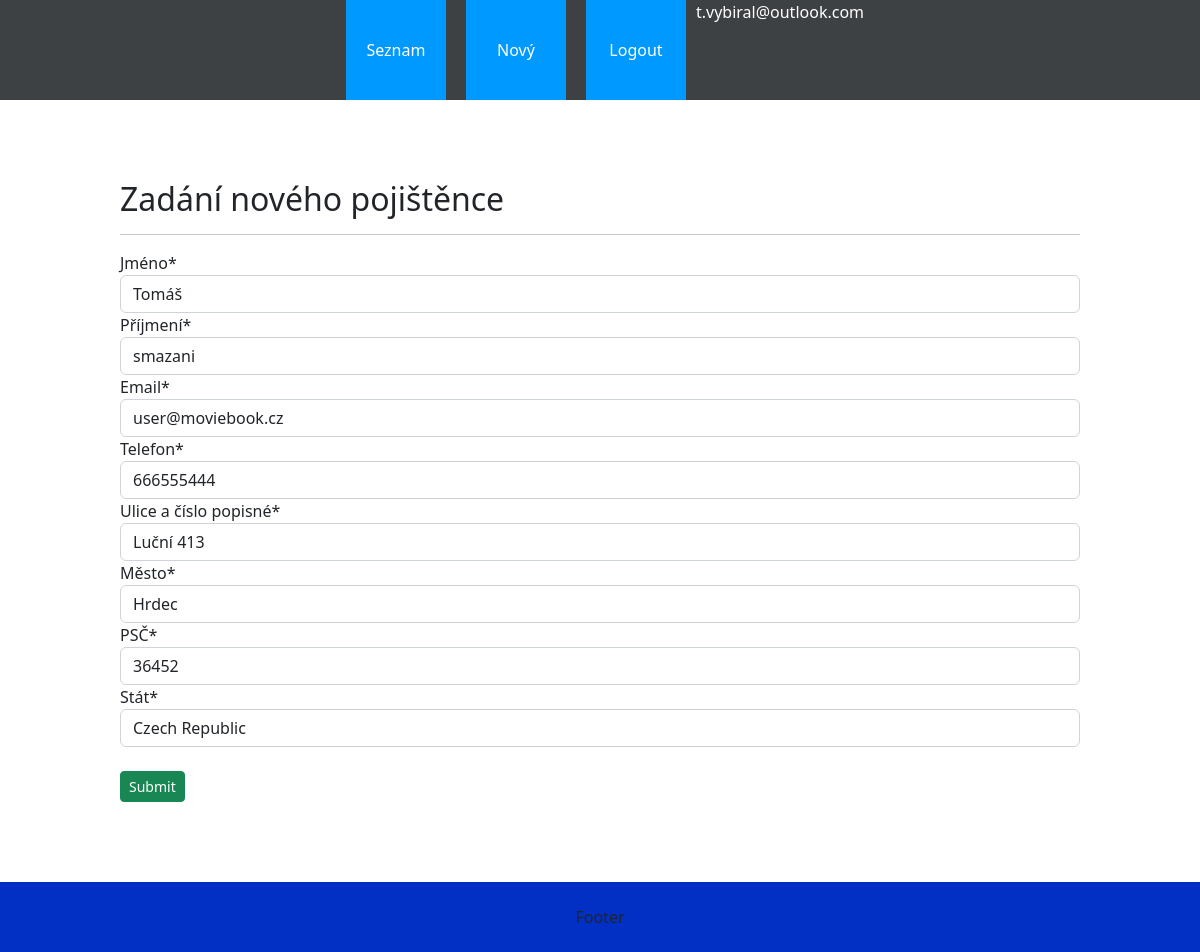
/pojistenci/19/edit/ (signed in), run on the app's committed database.
### pojistenci/models.py (models this page shows, shortened)
class Uzivatel(AbstractBaseUser):
    email = models.EmailField(max_length=300, unique=True)
    is_admin = models.BooleanField(default=False)
    class Meta:
        verbose_name = 'Uživatel'
        verbose_name_plural = 'Uživatelé'
    objects = UzivatelManager()
    USERNAME_FIELD = 'email'

class Pojistenec(models.Model):
    jmeno = models.CharField(max_length=200, verbose_name='Jméno')
    prijmeni = models.CharField(max_length=200, verbose_name='Příjmení')
    email = models.EmailField(max_length=200)
    telefon = models.CharField(max_length=15, verbose_name='Telefon')
    ulice_cp = models.CharField(
        max_length=200, verbose_name='Ulice a číslo popisné')
    mesto = models.CharField(max_length=100, verbose_name='Město')
    psc = models.CharField(max_length=9, verbose_name='PSČ')
    stat = models.ForeignKey(
        Stat, on_delete=models.SET_NULL, null=True, verbose_name='Stát')
    def __init__(self, *args, **kwargs):
        super(Pojistenec, self).__init__(*args, **kwargs)
    class Meta:
        verbose_name = 'Pojištěnec'
        verbose_name_plural = 'Pojištěnci'

class Stat(models.Model):
    stat = models.CharField(max_length=50)
    ordering = ['-stat']
    def __str__(self) -> str:
        return self.stat
    class Meta:
        verbose_name = 'Stát'
        verbose_name_plural = 'Státy'

### pojistenci/views.py (the view, shortened to what this page needs)
# urls.py: path('<str:pk>/edit/', views.EditPojistenec.as_view(), name='edit_pojistenec'),
class EditPojistenec(LoginRequiredMixin, generic.edit.CreateView):
    form_class = PojistenecForm
    template_name = 'pojistenci/create_pojistenec.html'
    def get(self, request, pk):
        if not request.user.is_admin:
            messages.info(request, 'Nemáš práva na úpravu pojištěnce.')
            return redirect(reverse('home'))
        try:
            pojistenec = Pojistenec.objects.get(pk=pk)
        except:
            messages.error(request, 'Tento pojištěnec neexistuje.')
            return redirect('home')
        form = self.form_class(instance=pojistenec)
        return render(request, self.template_name, {'form': form})

### pojistenci/forms.py
class PojistenecForm(forms.ModelForm):
    class Meta:
        model = Pojistenec
        fields = ['jmeno', 'prijmeni', 'email',
                  'telefon', 'ulice_cp', 'mesto', 'psc', 'stat']

### pojistenci/templates/pojistenci/create_pojistenec.html (shortened to what this page needs)
{% extends "base.html" %}
{% load crispy_forms_tags %}
{% block content %}
<h2>Zadání nového pojištěnce</h2>
<hr>
<form method="POST">
    {{ form|crispy }} <br>
    <input class="btn btn-sm btn-success" type="submit">
</form>
{% endblock %}

### pojistenci/templates/base.html (shortened to what this page needs)
<!DOCTYPE html>
<html lang="cs">
<head>
    {% load static %}
    <link rel="stylesheet" href="{% static 'css/style.css' %}" type="text/css">
    <link rel="stylesheet" href="{% static 'css/bootstrap.min.css' %}" type = "text/css"/>
</head>
<body>
    <nav>
        <div class="flex_box">
            <div class="nav_item"><a href={% url "home" %}>Seznam pojištěnců</a></div>
            {% if user.is_admin %}<div class="nav_item"><a href={% url "novy_pojistenec" %}>Nový pojištěnec</a></div>{% endif %}
            {% if user.is_authenticated %}<div class="nav_item"><a href={% url "logout" %}>Logout</a></div>{% endif %}
            <div class="text-center">{{request.user.email}}</div>
        </div>
    </nav>
    <div class="content">
    {% block content %}
    {% endblock %}
    </div>
    <footer>
    </footer>
</body>
</html>

### pojistenci/static/css/style.css (style rules this page uses)
html, body { width: 100%; height: 100%; margin: 0; }
nav { width: 100%; height: 100px; background-color: #3e4144; color: white; }
.flex_box { width: 100%; height: 100px; display: flex; justify-content: center; }
.flex_box a { text-decoration: none; color: white; }
.nav_item { margin-left: 10px; margin-right: 10px; background-color: rgb(0, 153, 255); height: 100px; width: 100px; text-align: center; line-height: 100px; vertical-align: middle; color: white; }
.content { width: 80%; margin: auto; margin-top: 80px; margin-bottom: 80px; }
footer { position: flex; width: 100%; height: 50; background-color: rgb(3, 48, 196); text-align: center; line-height: 70px; vertical-align: middle; bottom: 0; }

### data on the page
Uzivatel: user.email "t.vybiral@outlook.com"
Pojistenec: jmeno "Tomáš", prijmeni "smazani", email "user@moviebook.cz", telefon "666555444", ulice_cp "Luční 413", mesto "Hrdec", psc "36452"
Stat: stat "Czech Republic"
